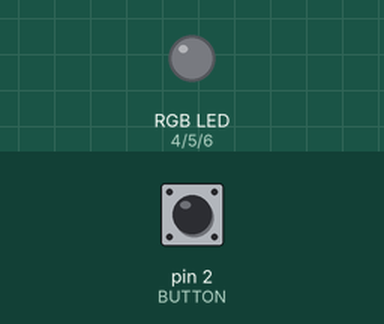
This sketch was run on a simulated Arduino Uno, built with avr-gcc and run on an emulated ATmega328P. Shown: an RGB LED mixed from three pins (HIGH = lit). The inputs (shaded band) are chosen by the test bench; at power-on: pin 2 (BUTTON) HIGH. What the sketch prints to the serial monitor is not drawn.

Above: at 1.2 s.
1.3 s: pin 2 (BUTTON) pulled LOW for 0.15 s
At 1.8 s:
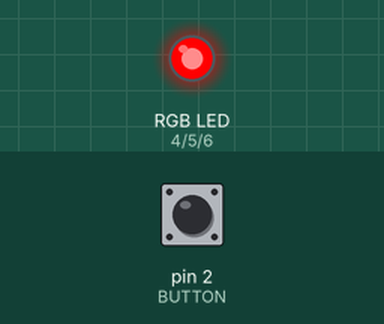
2.9 s: pin 2 (BUTTON) pulled LOW for 1 s
At 4.2 s:
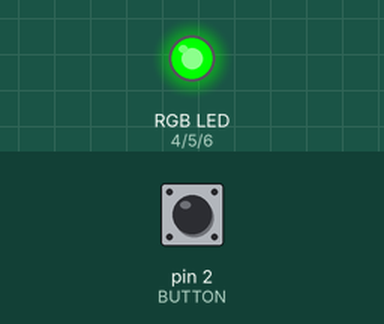
5.4 s: pin 2 (BUTTON) pulled LOW for 0.15 s
At 6.1 s:
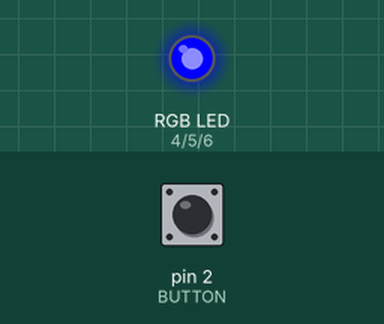
7.0 s: pin 2 (BUTTON) pulled LOW for 3.2 s
At 11.4 s:
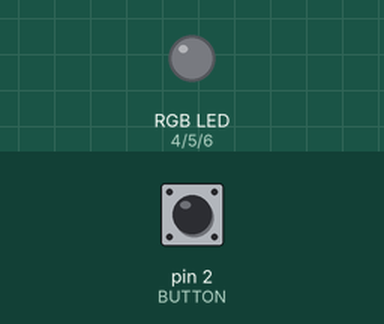
Timing chart, 0 to 12.7 s (numbered marks = the images above; inputs shaded):
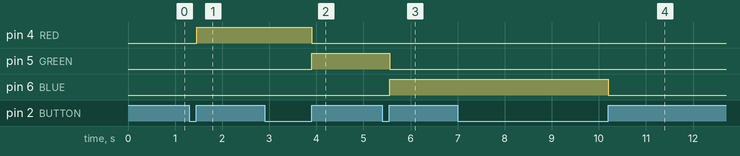

Measured:
- after the input at 1.3 s, pin 4 (RED): LOW → HIGH after 0.16 s
- after the input at 2.9 s, pin 4 (RED): HIGH → LOW after 1.0 s; pin 5 (GREEN): LOW → HIGH after 1.0 s
- after the input at 5.4 s, pin 5 (GREEN): HIGH → LOW after 0.15 s; pin 6 (BLUE): LOW → HIGH after 0.15 s
- after the input at 7.0 s, pin 6 (BLUE): HIGH → LOW after 3.2 s

The sketch:

RGB_LED.ino
```cpp
#define BUTTON 2
#define RED 4
#define GREEN 5
#define BLUE 6
//RGB 모듈, 버튼 핀번호

int state = 0;
int old_btn = 0;
unsigned long last_time = millis();
unsigned long current_time;
//변수 생성

void setup()
{
  Serial.begin(9600);
  pinMode(BUTTON, INPUT_PULLUP);
  pinMode(RED, OUTPUT);
  pinMode(GREEN, OUTPUT);
  pinMode(BLUE, OUTPUT);
  analogWrite(RED, 0);
  analogWrite(GREEN, 0);
  analogWrite(BLUE, 0);
} // 모듈 초기화

void loop()
{
  int btn = digitalRead(BUTTON);   // 버튼이 눌리면 시리얼 모니터에 1표시 (안눌리면 0)
  Serial.println(btn);
  current_time = millis();
  if (old_btn == 0 && btn == 1 && current_time - last_time > 50)
  {
    if (state == 0) //상태 1 : 빨간색  /////////////////////////////////
    {
      state = 1;
      analogWrite(RED, 255);  //RED, GREE, BLUE 옆 숫자를 조정해 색깔 조정
      analogWrite(GREEN, 0);
      analogWrite(BLUE, 0);
    }
    else if (state == 1) //상태 2 : 초록색  /////////////////////////////////
    {
      state = 2;
      analogWrite(RED, 0);    //RED, GREE, BLUE 옆 숫자를 조정해 색깔 조정
      analogWrite(GREEN, 255);
      analogWrite(BLUE, 0);
    }
    else if (state == 2) //상태 3 : 파란색  /////////////////////////////////
    {
      state = 3;
      analogWrite(RED, 0);     //RED, GREE, BLUE 옆 숫자를 조정해 색깔 조정
      analogWrite(GREEN, 0);
      analogWrite(BLUE, 255);
    }
    else if (state == 3) //상태 4 : 꺼짐 (이 부분은 수정하지 말아주세요)  //////////
    {
      state = 0;
      analogWrite(RED, 0);
      analogWrite(GREEN, 0);
      analogWrite(BLUE, 0);
    }
  }
  else if (old_btn == 1 && btn == 0)
  {
    last_time = current_time;
  }
  old_btn = btn;
}
```
